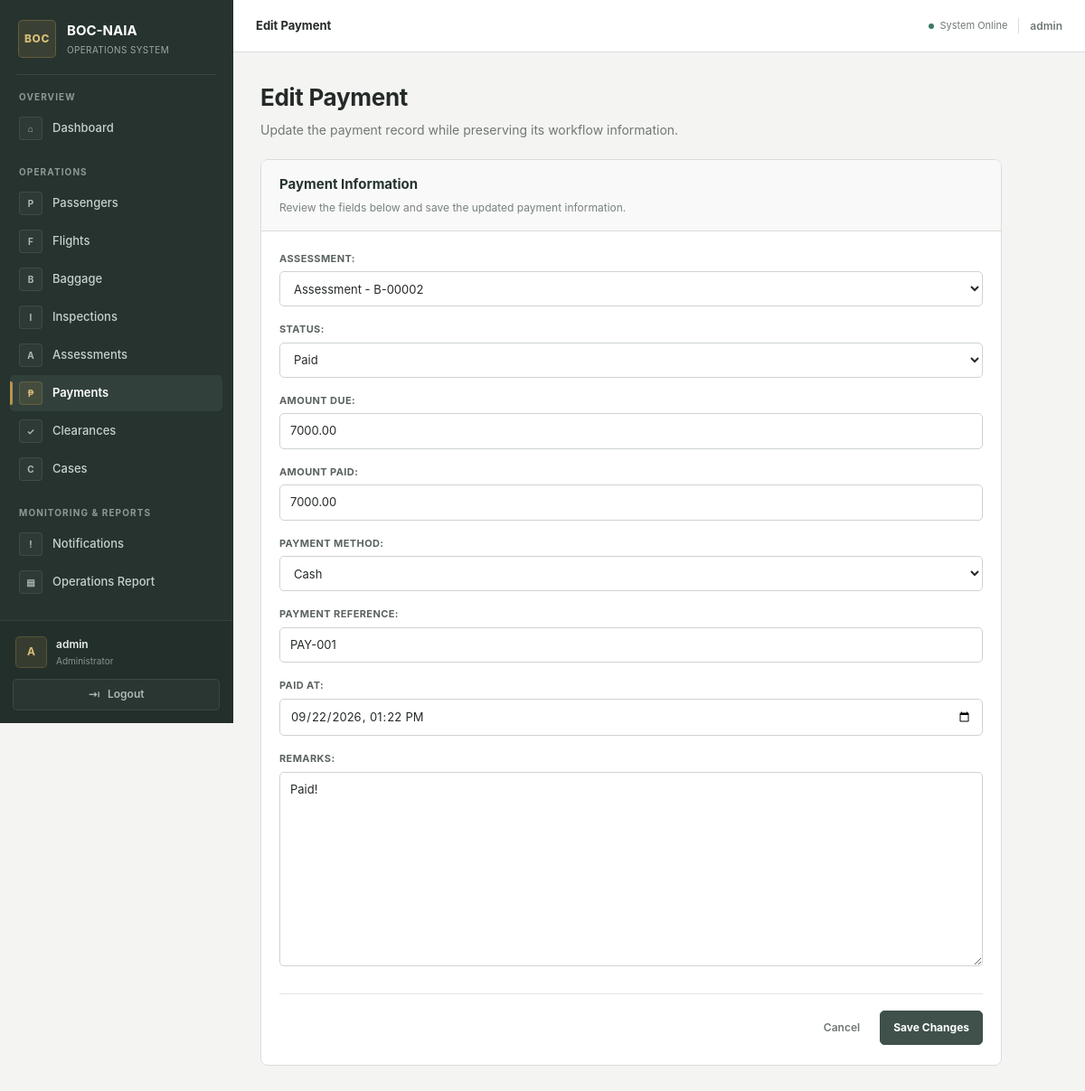
/passengers/payments/1/edit/ (signed in), run on the app's committed database.
### passengers/models.py (models this page shows, shortened)
class Payment(models.Model):
    STATUS_CHOICES = [
        ("pending", "Pending"),
        ("paid", "Paid"),
        ("cancelled", "Cancelled"),
    ]
    METHOD_CHOICES = [
        ("cash", "Cash"),
        ("card", "Card"),
        ("other", "Other"),
    ]
    assessment = models.OneToOneField(
        Assessment,
        on_delete=models.PROTECT,
        related_name="payment",
    )
    status = models.CharField(
        max_length=20,
        choices=STATUS_CHOICES,
        default="pending",
    )
    amount_due = models.DecimalField(
        max_digits=12,
        decimal_places=2,
    )
    amount_paid = models.DecimalField(
        max_digits=12,
        decimal_places=2,
        default=0,
    )
    payment_method = models.CharField(
        max_length=20,
        choices=METHOD_CHOICES,
        blank=True,
    )
    payment_reference = models.CharField(
        max_length=50,
        blank=True,
    )
    paid_at = models.DateTimeField(
        null=True,
        blank=True,
    )
    remarks = models.TextField(
        blank=True,
    )
    created_at = models.DateTimeField(
        auto_now_add=True,
    )

### passengers/views.py (the view)
@login_required
@permission_required(
    "passengers.change_payment",
    raise_exception=True,
)
def payment_update(request, payment_id):
    payment = get_object_or_404(
        Payment,
        id=payment_id,
    )
    if request.method == "POST":
        old_values = {
            "status": payment.status,
            "amount_due": payment.amount_due,
            "amount_paid": payment.amount_paid,
            "payment_method": payment.payment_method,
            "payment_reference": payment.payment_reference,
            "paid_at": payment.paid_at,
            "remarks": payment.remarks,
        }
        post_data = request.POST.copy()
        post_data["assessment"] = payment.assessment_id
        form = PaymentForm(
            post_data,
            instance=payment,
        )
        if form.is_valid():
            updated_payment = form.save()
            changes = []
            if old_values["status"] != updated_payment.status:
                changes.append(
                    f"Status: "
                    f"{old_values['status']} → "
                    f"{updated_payment.status}"
                )
            if old_values["amount_due"] != updated_payment.amount_due:
                changes.append(
                    f"Amount Due: "
                    f"{old_values['amount_due']} → "
                    f"{updated_payment.amount_due}"
                )
            if old_values["amount_paid"] != updated_payment.amount_paid:
                changes.append(
                    f"Amount Paid: "
                    f"{old_values['amount_paid']} → "
                    f"{updated_payment.amount_paid}"
                )
            if old_values["payment_method"] != updated_payment.payment_method:
                changes.append(
                    f"Payment Method: "
                    f"{old_values['payment_method']} → "
                    f"{updated_payment.payment_method}"
                )
            if old_values["payment_reference"] != updated_payment.payment_reference:
                changes.append(
                    f"Payment Reference: "
                    f"{old_values['payment_reference']} → "
                    f"{updated_payment.payment_reference}"
                )
            if old_values["paid_at"] != updated_payment.paid_at:
                changes.append(
                    f"Paid At: "
                    f"{old_values['paid_at']} → "
                    f"{updated_payment.paid_at}"
                )
            if old_values["remarks"] != updated_payment.remarks:
                changes.append(
                    f"Remarks: "
                    f"{old_values['remarks']} → "
                    f"{updated_payment.remarks}"
                )
            if changes:
                previous_data, new_data = build_audit_snapshot(
                    old_values,
                    updated_payment,
                    [
                        "status",
                        "amount_due",
                        "amount_paid",
                        "payment_method",
                        "payment_reference",
                        "paid_at",
                        "remarks",
                    ],
                )
                action = (
                    "status_change"
                    if old_values["status"] != updated_payment.status
                    else "update"
                )
                AuditLog.objects.create(
                    user=request.user,
                    action=action,
                    model_name="Payment",
                    object_id=updated_payment.id,
                    description=(
                        f"Updated payment for baggage "
                        f"{updated_payment.assessment.inspection.baggage.baggage_tag}: "
                        + "; ".join(changes)
                    ),
                    previous_data=previous_data,
                    new_data=new_data,
                )
            return redirect("payment_list")
    else:
        form = PaymentForm(
            instance=payment
        )
    return render(
        request,
        "passengers/payment_form.html",
        {
            "form": form,
            "payment": payment,
        },
    )

### passengers/templates/passengers/payment_form.html (shortened to what this page needs)
{% extends "base.html" %}
{% block nav_payments %}active{% endblock %}
{% block page_heading %}{% if payment %}Edit Payment{% else %}Add Payment{% endif %}{% endblock %}
{% block content %}
<div class="form-page">
    <div class="page-intro">
        {% if payment %}
            <h1>Edit Payment</h1>
            <p>Update the payment record while preserving its workflow information.</p>
        {% else %}
            <h1>Add Payment</h1>
            <p>Enter the required information to create a new payment record.</p>
        {% endif %}
    </div>
    <div class="form-card">
        <div class="form-card-header">
            <h2>
                Payment Information
            </h2>
            <p>
                {% if payment %}
                    Review the fields below and save the updated payment information.
                {% else %}
                    Complete the payment details below.
                {% endif %}
            </p>
        </div>
        <div class="form-body">
            <form method="post">
                <div class="form-fields">
                    {{ form.as_p }}
                </div>
                <div class="form-actions">
                    <a
                        href="{% url 'payment_list' %}"
                        class="cancel-link"
                    >
                        Cancel
                    </a>
                    {% if payment %}
                        <button
                            type="submit"
                            class="btn btn-primary"
                        >
                            Save Changes
                        </button>
                    {% endif %}
                </div>
            </form>
        </div>
    </div>
</div>
{% endblock %}

### templates/base.html (shortened to what this page needs)
{% load static %}
<!DOCTYPE html>
<html lang="en">
<head>
    <link rel="stylesheet" href="{% static 'css/app.css' %}?v=20261002">
</head>
<body>
<div class="app-shell">
    <aside class="sidebar" id="sidebar">
        <div class="sidebar-brand">
            <div class="brand-mark">
                BOC
            </div>
            <div class="brand-text">
                <strong>BOC-NAIA</strong>
                <span>Operations System</span>
            </div>
        </div>
        <div class="sidebar-divider"></div>
        <nav class="sidebar-navigation">
            <div class="nav-section">
                <span class="nav-section-title">
                    Overview
                </span>
                <a
                    href="{% url 'dashboard' %}"
                    class="nav-link {% block nav_dashboard %}{% endblock %}"
                >
                    <span class="nav-icon">⌂</span>
                    <span class="nav-label">Dashboard</span>
                </a>
            </div>
            <div class="nav-section">
                <span class="nav-section-title">
                    Operations
                </span>
                {% if perms.passengers.view_passenger %}
                <a
                    href="{% url 'passenger_list' %}"
                    class="nav-link {% block nav_passengers %}{% endblock %}"
                >
                    <span class="nav-icon">P</span>
                    <span class="nav-label">Passengers</span>
                </a>
                {% endif %}
                {% if perms.passengers.view_flight %}
                <a
                    href="{% url 'flight_list' %}"
                    class="nav-link {% block nav_flights %}{% endblock %}"
                >
                    <span class="nav-icon">F</span>
                    <span class="nav-label">Flights</span>
                </a>
                {% endif %}
                {% if perms.passengers.view_baggage %}
                <a
                    href="{% url 'baggage_list' %}"
                    class="nav-link {% block nav_baggage %}{% endblock %}"
                >
                    <span class="nav-icon">B</span>
                    <span class="nav-label">Baggage</span>
                </a>
                {% endif %}
                {% if perms.passengers.view_inspection %}
                <a
                    href="{% url 'inspection_list' %}"
                    class="nav-link {% block nav_inspections %}{% endblock %}"
                >
                    <span class="nav-icon">I</span>
                    <span class="nav-label">Inspections</span>
                </a>
                {% endif %}
                {% if perms.passengers.view_assessment %}
                <a
                    href="{% url 'assessment_list' %}"
                    class="nav-link {% block nav_assessments %}{% endblock %}"
                >
                    <span class="nav-icon">A</span>
                    <span class="nav-label">Assessments</span>
                </a>
                {% endif %}
                {% if perms.passengers.view_payment %}
                <a
                    href="{% url 'payment_list' %}"
                    class="nav-link {% block nav_payments %}{% endblock %}"
                >
                    <span class="nav-icon">₱</span>
                    <span class="nav-label">Payments</span>
                </a>
                {% endif %}
                {% if perms.passengers.view_clearance %}
                <a
                    href="{% url 'clearance_list' %}"
                    class="nav-link {% block nav_clearances %}{% endblock %}"
                >
                    <span class="nav-icon">✓</span>
                    <span class="nav-label">Clearances</span>
                </a>
                {% endif %}
                {% if perms.passengers.view_case %}
                <a
                    href="{% url 'case_list' %}"
                    class="nav-link {% block nav_cases %}{% endblock %}"
                >
                    <span class="nav-icon">C</span>
                    <span class="nav-label">Cases</span>
                </a>
                {% endif %}
            </div>
            <div class="nav-section">
                <span class="nav-section-title">Monitoring & Reports</span>
                <a
                    href="{% url 'notifications' %}"
                    class="nav-link {% block nav_notifications %}{% endblock %}"
                >
                    <span class="nav-icon">!</span>
                    <span>Notifications</span>
                </a>
                <a
                    href="{% url 'operations_report' %}"
                    class="nav-link {% block nav_operations_report %}{% endblock %}"
                >
                    <span class="nav-icon">▤</span>
                    <span>Operations Report</span>
                </a>
            </div>
        </nav>
        <div class="sidebar-footer">
            <div class="user-profile">
                <div class="user-avatar">
                    {{ request.user.username|first|upper }}
                </div>
                <div class="user-information">
                    <strong>
                        {% if request.user.get_full_name %}
                            {{ request.user.get_full_name }}
                        {% else %}
                            {{ request.user.username }}
                        {% endif %}
                    </strong>
                    <span>
                        {% if request.user.is_superuser %}
                            Administrator
                        {% endif %}
                    </span>
                </div>
            </div>
            <form
                method="post"
                action="{% url 'logout' %}"
                class="logout-form"
            >
                <button
                    type="submit"
                    class="logout-button"
                >
                    <span class="logout-icon">⇥</span>
                    <span>Logout</span>
                </button>
            </form>
        </div>
    </aside>
    <div class="main-wrapper">
        <header class="topbar">
            <div class="topbar-title">
                {% block page_heading %}{% endblock %}
            </div>
            <div class="topbar-right">
                <div class="topbar-status">
                    <span class="status-dot"></span>
                    <span>System Online</span>
                </div>
                <span class="topbar-user">
                    {{ request.user.username }}
                </span>
            </div>
        </header>
        <main class="main-content">
            {% block content %}{% endblock %}
        </main>
    </div>
</div>
</body>
</html>

### data on the page
Payment: assessment "Assessment - B-00002", status "Paid", amount_due "7000.00", amount_paid "7000.00", payment_method "Cash", payment_reference "PAY-001", paid_at "09/22/2026 13:22", remarks "Paid!"

### other printed values
{{ request.user.username|first|upper }} "A"
{{ request.user.username }} "admin"
